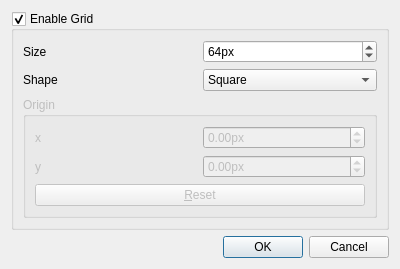
<?xml version="1.0" encoding="UTF-8"?>
<ui version="4.0">
 <class>GridConfig</class>
 <widget class="QDialog" name="GridConfig">
  <property name="geometry">
   <rect>
    <x>0</x>
    <y>0</y>
    <width>400</width>
    <height>249</height>
   </rect>
  </property>
  <property name="windowTitle">
   <string>Configure Grid</string>
  </property>
  <property name="windowIcon">
   <iconset resource="../../img/icons.qrc">
    <normaloff>:/img/move_grid.svg</normaloff>:/img/move_grid.svg</iconset>
  </property>
  <property name="modal">
   <bool>true</bool>
  </property>
  <layout class="QGridLayout" name="gridLayout">
   <item row="0" column="0">
    <widget class="QGroupBox" name="enable_check">
     <property name="title">
      <string>Enable Grid</string>
     </property>
     <property name="checkable">
      <bool>true</bool>
     </property>
     <property name="checked">
      <bool>true</bool>
     </property>
     <layout class="QGridLayout" name="gridLayout_2">
      <item row="0" column="0">
       <widget class="QLabel" name="label">
        <property name="text">
         <string>Size</string>
        </property>
       </widget>
      </item>
      <item row="0" column="1">
       <widget class="QSpinBox" name="size_spin">
        <property name="suffix">
         <string>px</string>
        </property>
        <property name="minimum">
         <number>2</number>
        </property>
        <property name="maximum">
         <number>1024</number>
        </property>
        <property name="value">
         <number>64</number>
        </property>
       </widget>
      </item>
      <item row="1" column="0">
       <widget class="QLabel" name="label_2">
        <property name="text">
         <string>Shape</string>
        </property>
       </widget>
      </item>
      <item row="1" column="1">
       <widget class="QComboBox" name="shape_combo">
        <item>
         <property name="text">
          <string>Square</string>
         </property>
        </item>
        <item>
         <property name="text">
          <string>Triangle1</string>
         </property>
        </item>
        <item>
         <property name="text">
          <string>Triangle2</string>
         </property>
        </item>
       </widget>
      </item>
      <item row="2" column="0" colspan="2">
       <widget class="QGroupBox" name="groupBox">
        <property name="enabled">
         <bool>false</bool>
        </property>
        <property name="title">
         <string>Origin</string>
        </property>
        <layout class="QGridLayout" name="gridLayout_3">
         <item row="0" column="0">
          <widget class="QLabel" name="label_3">
           <property name="text">
            <string>x</string>
           </property>
          </widget>
         </item>
         <item row="0" column="1">
          <widget class="QDoubleSpinBox" name="origin_x_spin">
           <property name="suffix">
            <string>px</string>
           </property>
           <property name="minimum">
            <double>-8192.000000000000000</double>
           </property>
           <property name="maximum">
            <double>8192.000000000000000</double>
           </property>
          </widget>
         </item>
         <item row="1" column="0">
          <widget class="QLabel" name="label_4">
           <property name="text">
            <string>y</string>
           </property>
          </widget>
         </item>
         <item row="1" column="1">
          <widget class="QDoubleSpinBox" name="origin_y_spin">
           <property name="suffix">
            <string>px</string>
           </property>
           <property name="minimum">
            <double>-8192.000000000000000</double>
           </property>
           <property name="maximum">
            <double>8192.000000000000000</double>
           </property>
          </widget>
         </item>
         <item row="2" column="0" colspan="2">
          <widget class="QPushButton" name="pushButton">
           <property name="text">
            <string>&amp;Reset</string>
           </property>
          </widget>
         </item>
        </layout>
       </widget>
      </item>
     </layout>
    </widget>
   </item>
   <item row="1" column="0">
    <widget class="QDialogButtonBox" name="buttonBox">
     <property name="orientation">
      <enum>Qt::Horizontal</enum>
     </property>
     <property name="standardButtons">
      <set>QDialogButtonBox::Cancel|QDialogButtonBox::Ok</set>
     </property>
    </widget>
   </item>
  </layout>
 </widget>
 <resources>
  <include location="../../img/icons.qrc"/>
 </resources>
 <connections>
  <connection>
   <sender>buttonBox</sender>
   <signal>accepted()</signal>
   <receiver>GridConfig</receiver>
   <slot>accept()</slot>
   <hints>
    <hint type="sourcelabel">
     <x>252</x>
     <y>171</y>
    </hint>
    <hint type="destinationlabel">
     <x>157</x>
     <y>175</y>
    </hint>
   </hints>
  </connection>
  <connection>
   <sender>buttonBox</sender>
   <signal>rejected()</signal>
   <receiver>GridConfig</receiver>
   <slot>reject()</slot>
   <hints>
    <hint type="sourcelabel">
     <x>320</x>
     <y>171</y>
    </hint>
    <hint type="destinationlabel">
     <x>286</x>
     <y>175</y>
    </hint>
   </hints>
  </connection>
 </connections>
</ui>
